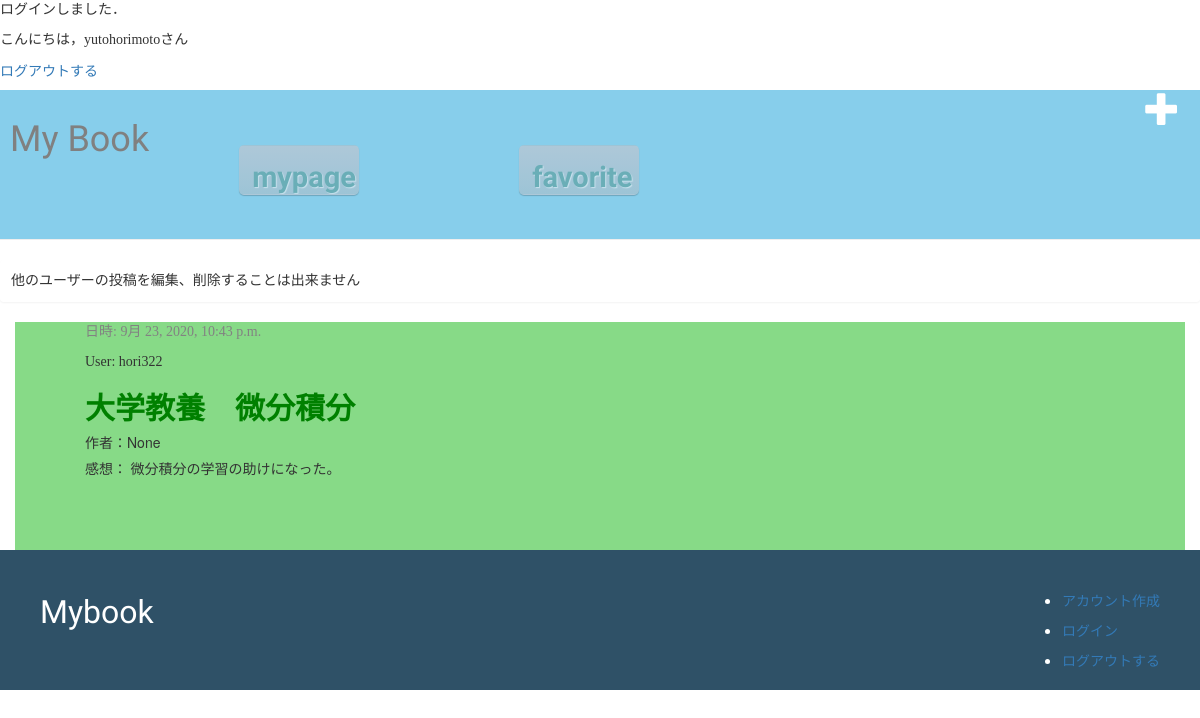
The page /mypage/like (signed in) on the database as committed earlier.
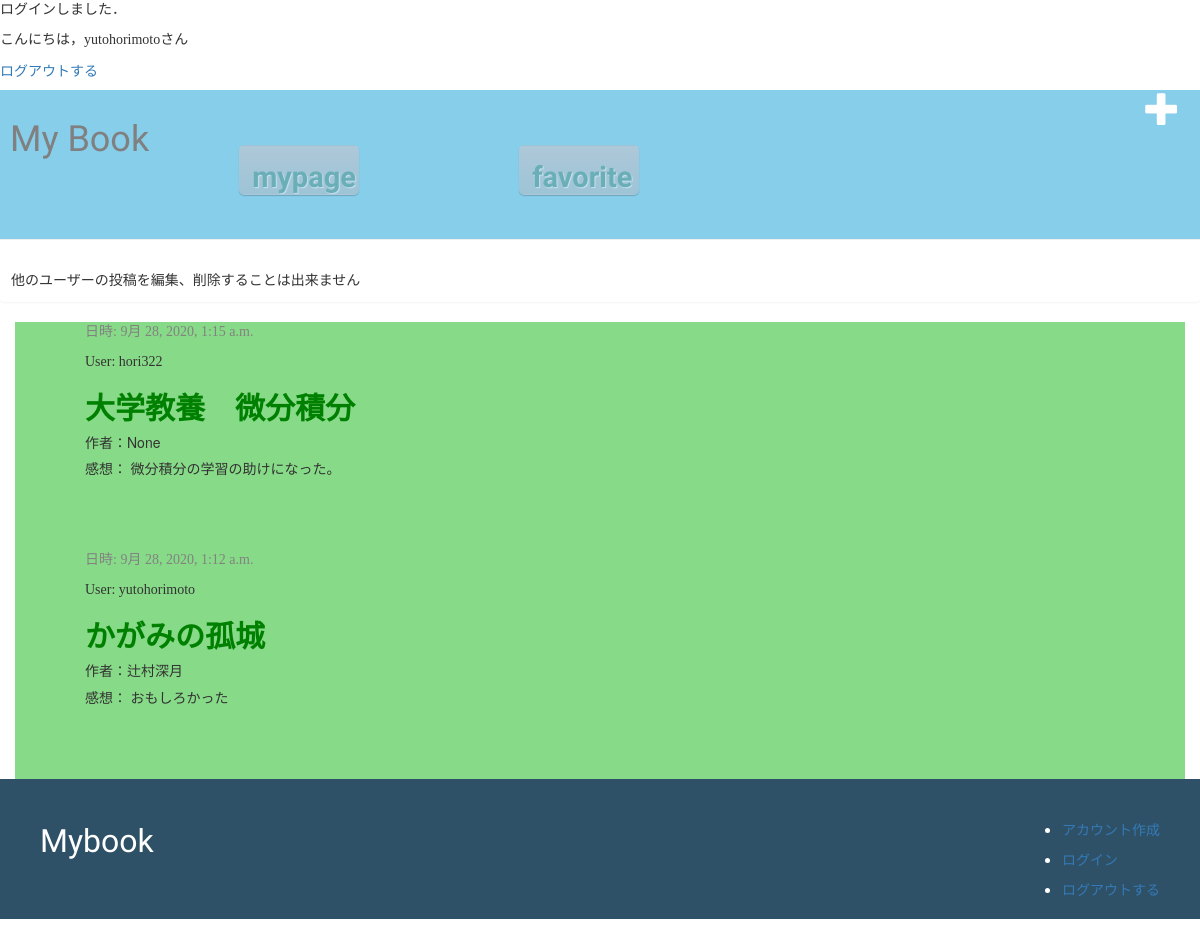
The same page on the database as committed later.
### mybook/models.py (models this page shows, shortened)
class Like(models.Model):
    user = models.ForeignKey(settings.AUTH_USER_MODEL, on_delete=models.CASCADE, related_name='like_user')
    post = models.ForeignKey(Post, on_delete=models.CASCADE)
    date_created = models.DateTimeField(auto_now_add=True)

class Post(models.Model):
    author = models.ForeignKey(settings.AUTH_USER_MODEL, on_delete=models.CASCADE)
    book_title = models.CharField(max_length=50)
    book_author = models.CharField(max_length=20,blank=True, null=True)
    book_label = models.IntegerField(choices=label_choices,blank=True, null=True)
    book_int = models.CharField(max_length=200,blank=True, null=True)
    text = models.TextField()
    rate = models.IntegerField(choices = rate_choice ,blank=False, default=1)
    like_num = models.IntegerField(default=0)
    created_date = models.DateTimeField(default=timezone.now)
    published_date = models.DateTimeField(blank=True, null=True)

### mybook/views.py (the view)
# urls.py: path('mypage/like',views.MyLikeView.as_view(),name ='mylike'),
class MyLikeView(ListView):
    template_name = 'mybook/mylike.html'
    context_object_name = 'posts'
    def get_queryset(self):
        queryset = Like.objects.filter(date_created__lte=timezone.now(),user=self.request.user).order_by('date_created')
        return queryset

### mybook/templates/mybook/mylike.html
{% extends 'mybook/base.html' %}
{% block content %}
        {% for like in posts %}
            <div class="post">
                <div class="date">
                    <p>日時: {{ like.post.published_date }}</p>
                </div>
                <p>User: {{ like.post.author}}</p>
                <h2><a href="{% url 'post_detail' pk=like.post.pk %}">{{ like.post.book_title }}</a></h2>
                <h5>作者：{{like.post.book_author}}</h5>
                <p>感想： {{ like.post.text|linebreaksbr }}</p>
            </div>
        {% endfor %}
{% endblock %}

Rows that differ between the two databases and show on the page:
removed Like: post.published_date "9月 23, 2020, 10:43 p.m.", post.author "hori322", post.book_title "大学教養 微分積分", post.book_author "None", post.text "微分積分の学習の助けになった。"
added Like: post.published_date "9月 28, 2020, 1:15 a.m.", post.author "hori322", post.book_title "大学教養 微分積分", post.book_author "None", post.text "微分積分の学習の助けになった。"
added Like: post.published_date "9月 28, 2020, 1:12 a.m.", post.author "yutohorimoto", post.book_title "かがみの孤城", post.book_author "辻村深月", post.text "おもしろかった"
